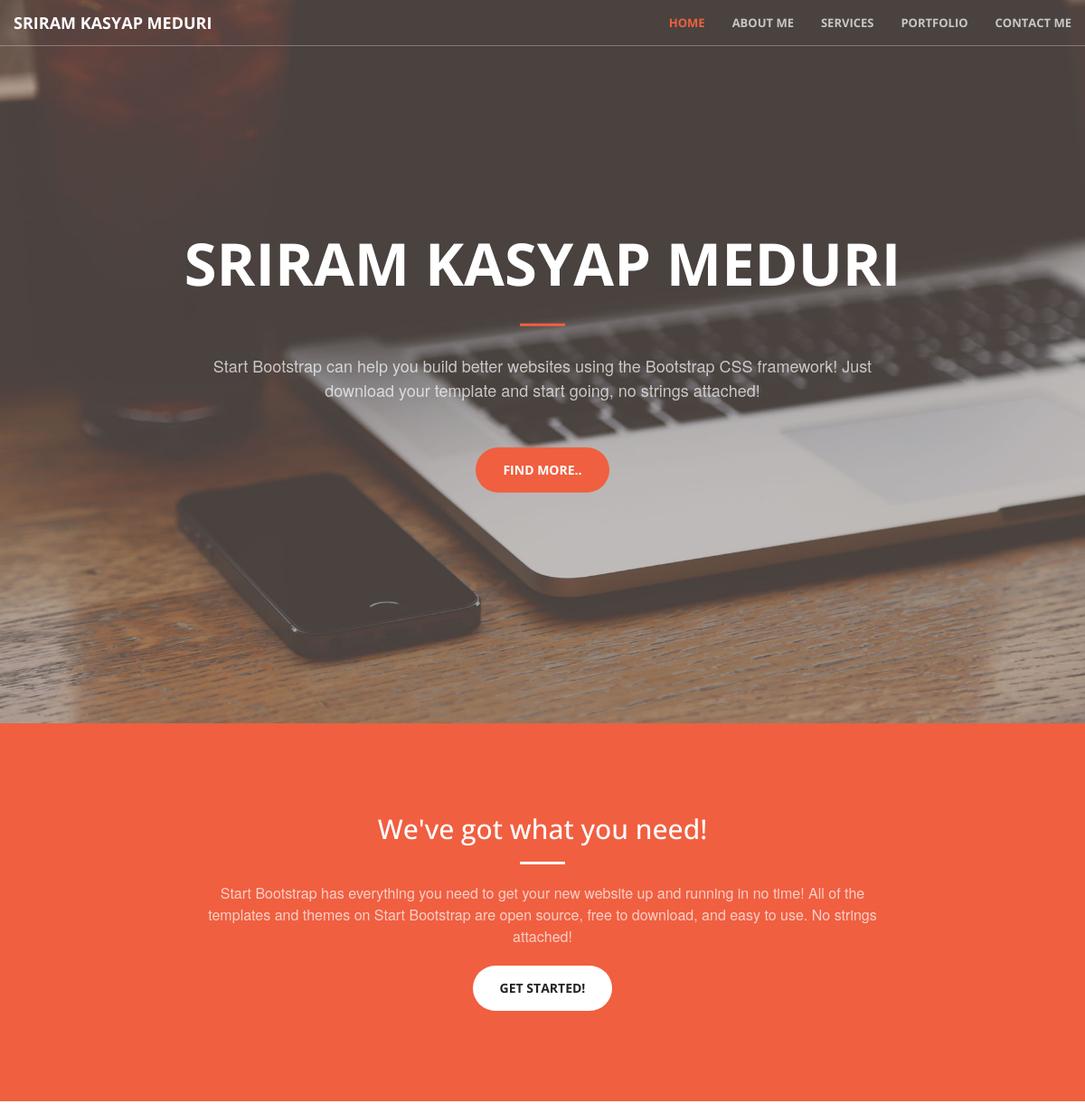
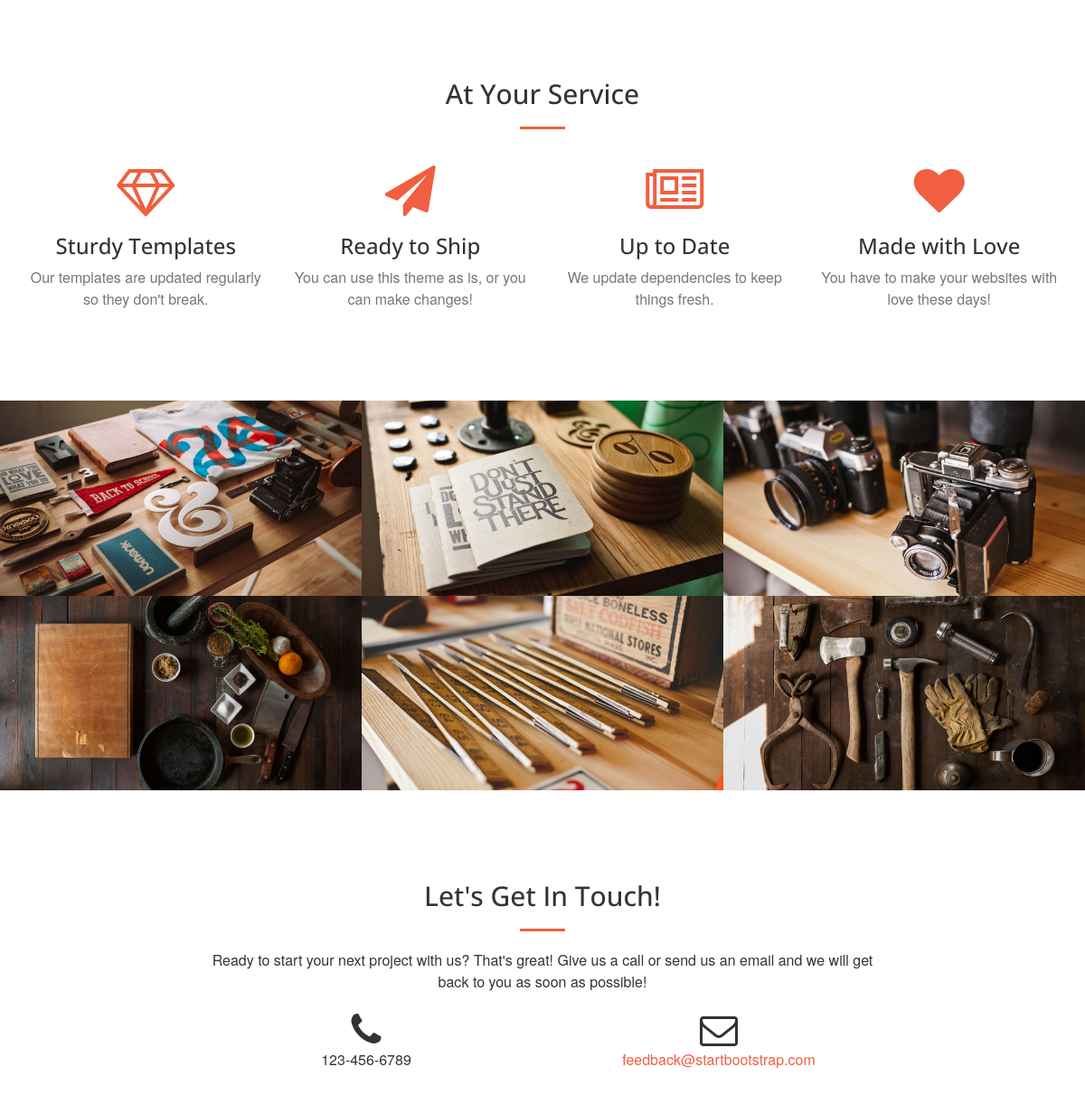
The page / on the database its author committed (2 pictures, top to bottom).
### tables this page shows
CREATE TABLE `site_topnav` (
  `topnav_id` int(11) NOT NULL,
  `topnav_url` varchar(255) NOT NULL,
  `topnav_name` varchar(255) NOT NULL,
  `topnav_pos` int(11) NOT NULL
);

CREATE TABLE `site_posts` (
  `post_id` int(20) NOT NULL,
  `page_id` int(20) NOT NULL,
  `author_id` int(20) NOT NULL,
  `snippet_id` int(20) NOT NULL,
  `post_url` varchar(255) NOT NULL,
  `post_heading` varchar(255) NOT NULL,
  `post_pos` int(20) NOT NULL,
  `post_content` longtext NOT NULL
);

### includes/functions.php (called while the page is built)
<?php
    function connect_db() {
        $link = mysqli_connect(DB_HOST, DB_USER, DB_PASS, DB_NAME) or die("ERROR: " . mysqli_error());
        return $link;
    }
?>

### index.php (the view, shortened to what this page needs)
<?php
    include 'includes/functions.php';
    include 'includes/head.php';
?>
<body id="page-top">
<?php
    include 'includes/nav.php';
    $sql_posts = 'SELECT * FROM `' . TABLE_PREFIX . 'posts` WHERE `page_id` = 1 ORDER BY `post_pos` ASC';
    $result_posts = mysqli_query(connect_db(), $sql_posts);
    while($row_posts = mysqli_fetch_assoc($result_posts)) {
        echo $row_posts['post_content'];
    }
?>
</body>
<?php include 'includes/footer.php'; ?>

### includes/head.php (shortened to what this page needs)
<?php
    $sql_link = 'SELECT * FROM `' . TABLE_PREFIX . 'links`;';
    $result_link = mysqli_query(connect_db(),$sql_link);
    $links = array();
    while($row_link = mysqli_fetch_assoc($result_link)) {
        $links[] = array('link_rel' => $row_link['link_rel'], 'link_type' => $row_link['link_type'], 'link_href' => $row_link['link_href']);
    }
?>
<!DOCTYPE html>
<html lang="en">
<head>
    <?php
        foreach($links as $link) {
    ?>
    <link rel="<?= $link['link_rel'] ?>" href="<?= $link['link_href'] ?>" type="<?= $link['link_type'] ?>">
    <?php } ?>
</head>

### includes/nav.php (shortened to what this page needs)
<nav id="mainNav" class="navbar navbar-default navbar-fixed-top">
    <div class="container-fluid">
        <div class="navbar-header">
            <a class="navbar-brand page-scroll" href="#page-top"><?= TITLE ?></a>
        </div>
        <div class="collapse navbar-collapse" id="bs-example-navbar-collapse-1">
            <ul class="nav navbar-nav navbar-right">
               <?php
                    $sql_topnav = 'SELECT `topnav_id`, `topnav_url`, `topnav_name`, `topnav_pos` FROM `' . TABLE_PREFIX . 'topnav` ORDER BY `topnav_pos` ASC';
                    $result_topnav = mysqli_query(connect_db(), $sql_topnav);
                    while($row_topnav = mysqli_fetch_assoc($result_topnav)) {
                ?>
                <li>
                    <a class="page-scroll" href="<?= $row_topnav['topnav_url'] ?>"><?= $row_topnav['topnav_name'] ?></a>
                </li>
                <?php } ?>
            </ul>
        </div>
    </div>
</nav>

### includes/footer.php (shortened to what this page needs)
</html>

### css/creative.css (style rules this page uses)
html, body { width: 100%; height: 100%; }
body { font-family: Merriweather,'Helvetica Neue',Arial,sans-serif; }
hr { max-width: 50px; border-color: #f05f40; border-width: 3px; }
hr.light { border-color: #fff; }
a { color: #f05f40; -webkit-transition: all .35s; -moz-transition: all .35s; transition: all .35s; }
h1, h2, h3, h4, h5, h6 { font-family: 'Open Sans','Helvetica Neue',Arial,sans-serif; }
p { margin-bottom: 20px; font-size: 16px; line-height: 1.5; }
.bg-primary { background-color: #f05f40; }
.text-faded { color: rgba(255,255,255,.7); }
section { padding: 100px 0; }
.no-padding { padding: 0; }
.navbar-default { border-color: rgba(34,34,34,.05); font-family: 'Open Sans','Helvetica Neue',Arial,sans-serif; background-color: #fff; -webkit-transition: all .35s; -moz-transition: all .35s; transition: all .35s; }
.navbar-default .navbar-header .navbar-brand { text-transform: uppercase; font-family: 'Open Sans','Helvetica Neue',Arial,sans-serif; font-weight: 700; color: #f05f40; }
.navbar-default .nav > li>a, .navbar-default .nav>li>a:focus { text-transform: uppercase; font-size: 13px; font-weight: 700; color: #222; }
.navbar-default .nav > li.active>a, .navbar-default .nav>li.active>a:focus { color: #f05f40!important; background-color: transparent; }
@media (min-width:768px) { .navbar-default { border-color: rgba(255,255,255,.3); background-color: transparent; } }
@media (min-width:768px) { .navbar-default .navbar-header .navbar-brand { color: rgba(255,255,255,.7); } }
@media (min-width:768px) { .navbar-default .nav > li>a, .navbar-default .nav>li>a:focus { color: rgba(255,255,255,.7); } }
header { position: relative; width: 100%; height: 100vh; text-align: center; color: #fff; background-image: url(../img/header.jpg); background-position: center; -webkit-background-size: cover; -moz-background-size: cover; background-size: cover; -o-background-size: cover; }
header .header-content { position: relative; width: 100%; padding: 100px 15px; text-align: center; }
header .header-content .header-content-inner h1 { margin-top: 0; margin-bottom: 0; text-transform: uppercase; font-weight: 700; }
header .header-content .header-content-inner hr { margin: 30px auto; }
header .header-content .header-content-inner p { margin-bottom: 50px; font-size: 16px; font-weight: 300; color: rgba(255,255,255,.7); }
@media (min-width:768px) { header { min-height: 100%; } }
@media (min-width:768px) { header .header-content { position: absolute; top: 50%; padding: 0 50px; -webkit-transform: translateY(-50%); -ms-transform: translateY(-50%); transform: translateY(-50%); } }
@media (min-width:768px) { header .header-content .header-content-inner { margin-right: auto; margin-left: auto; max-width: 1000px; } }
@media (min-width:768px) { header .header-content .header-content-inner p { margin-right: auto; margin-left: auto; max-width: 80%; font-size: 18px; } }
.section-heading { margin-top: 0; }
.service-box { margin: 50px auto 0; max-width: 400px; }
@media (min-width:992px) { .service-box { margin: 20px auto 0; } }
.service-box p { margin-bottom: 0; }
.portfolio-box { display: block; position: relative; margin: 0 auto; max-width: 650px; }
.text-primary { color: #f05f40; }
.no-gutter > [class*=col-] { padding-right: 0; padding-left: 0; }
.btn-default { border-color: #fff; color: #222; background-color: #fff; -webkit-transition: all .35s; -moz-transition: all .35s; transition: all .35s; }
.btn-primary { border-color: #f05f40; color: #fff; background-color: #f05f40; -webkit-transition: all .35s; -moz-transition: all .35s; transition: all .35s; }
.btn { border: 0; border-radius: 300px; text-transform: uppercase; font-family: 'Open Sans','Helvetica Neue',Arial,sans-serif; font-weight: 700; }
.btn-xl { padding: 15px 30px; }
body { webkit-tap-highlight-color: #222; }

### rows shown on the page
site_topnav: topnav_name "HOME"
site_topnav: topnav_name "ABOUT ME"
site_topnav: topnav_name "SERVICES"
site_topnav: topnav_name "PORTFOLIO"
site_topnav: topnav_name "CONTACT ME"
site_posts: post_content "SRIRAM KASYAP MEDURI Start Bootstrap can help you build better websites using the Bootstrap CSS framework! Just download your template and start going, no strings attached! FIND MORE.."
site_posts: post_content "We've got what you need! Start Bootstrap has everything you need to get your new website up and running in no time! All of the templates and themes on Start Bootstrap are open source, free to download, and easy to use. No strings attached! GET STARTED!"
site_posts: post_content "At Your Service Sturdy Templates Our templates are updated regularly so they don't break. Ready to Ship You can use this theme as is, or you can make changes! Up to Date We update dependencies to keep things fresh. Made with Love You have to make your websites with love these days!"
site_posts: post_content (picture)
site_posts: post_content "Let's Get In Touch! Ready to start your next project with us? That's great! Give us a call or send us an email and we will get back to you as soon as possible! 123-456-6789 feedback@startbootstrap.com"

### other values the page prints
TITLE "SRIRAM KASYAP MEDURI"
